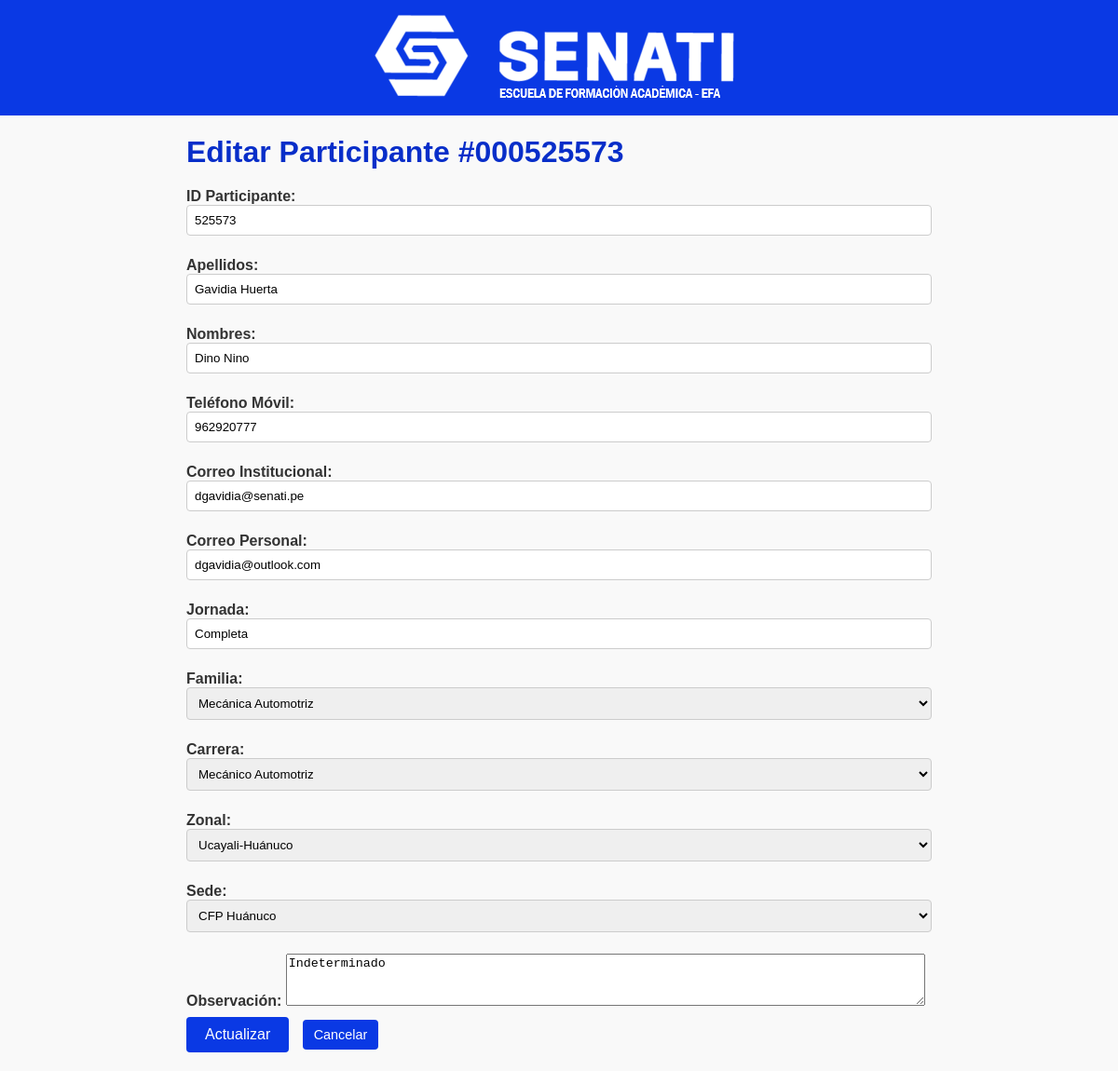
Page /participantes/edit.php?id=525573 on the committed database.
### tables this page shows
CREATE TABLE `participantes` (
  `id_participante` int(9) NOT NULL,
  `apellidos` varchar(100) NOT NULL,
  `nombres` varchar(100) NOT NULL,
  `movil` varchar(20) DEFAULT NULL,
  `correo_ins` varchar(150) DEFAULT NULL,
  `correo_per` varchar(150) DEFAULT NULL,
  `jornada` varchar(50) DEFAULT NULL,
  `id_carrera` int(11) NOT NULL,
  `id_zonal` int(11) NOT NULL,
  `id_sede` int(11) NOT NULL,
  `observacion` varchar(255) DEFAULT NULL
);

CREATE TABLE `carreras` (
  `id_carrera` int(11) NOT NULL,
  `nombre` varchar(100) NOT NULL,
  `id_familia` int(11) NOT NULL
);

CREATE TABLE `familias` (
  `id_familia` int(11) NOT NULL,
  `nombre` varchar(100) NOT NULL
);

CREATE TABLE `zonales` (
  `id_zonal` int(11) NOT NULL,
  `nombre` varchar(100) NOT NULL
);

### participantes/edit.php (the view, shortened to what this page needs)
<?php
require '../config/database.php';
$id = $_GET['id'] ?? '';
$stmt = $pdo->prepare('SELECT * FROM participantes WHERE id_participante = ?');
$stmt->execute([$id]);
$part = $stmt->fetch();
$id_participante = $part['id_participante'];
$apellidos       = $part['apellidos'];
$nombres         = $part['nombres'];
$movil           = $part['movil'];
$correo_ins      = $part['correo_ins'];
$correo_per      = $part['correo_per'];
$jornada         = $part['jornada'];
$id_carrera = $part['id_carrera'];
$stmtF = $pdo->prepare('SELECT id_familia FROM carreras WHERE id_carrera = ?');
$stmtF->execute([$id_carrera]);
$id_familia = $stmtF->fetchColumn();
$id_zonal     = $part['id_zonal'];
$observacion  = $part['observacion'];
$familias     = $pdo->query("SELECT id_familia, nombre FROM familias ORDER BY nombre")->fetchAll();
$zonales      = $pdo->query("SELECT id_zonal, nombre FROM zonales ORDER BY nombre")->fetchAll();
?>
<!DOCTYPE html>
<html lang="es">
<head>
  <link rel="stylesheet" href="../public/styles.css">
</head>
<body>
<header class="site-header">
  <img src="../pics/logos.png" alt="Logo institucional">
</header>
<div class="container">
  <h1>Editar Participante #<?= str_pad(htmlspecialchars($id_participante, ENT_QUOTES), 9, '0', STR_PAD_LEFT) ?></h1>
  <form method="post" id="form">
    <label>ID Participante:
      <input type="text" name="id_participante" value="<?= htmlspecialchars($id_participante, ENT_QUOTES) ?>" readonly>
    </label>
    <label>Apellidos:
      <input type="text" name="apellidos" value="<?= htmlspecialchars($apellidos, ENT_QUOTES) ?>">
    </label>
    <label>Nombres:
      <input type="text" name="nombres" value="<?= htmlspecialchars($nombres, ENT_QUOTES) ?>">
    </label>
    <label>Teléfono Móvil:
      <input type="text" name="movil" value="<?= htmlspecialchars($movil, ENT_QUOTES) ?>">
    </label>
    <label>Correo Institucional:
      <input type="text" name="correo_ins" value="<?= htmlspecialchars($correo_ins, ENT_QUOTES) ?>">
    </label>
    <label>Correo Personal:
      <input type="text" name="correo_per" value="<?= htmlspecialchars($correo_per, ENT_QUOTES) ?>">
    </label>
    <label>Jornada:
      <input type="text" name="jornada" value="<?= htmlspecialchars($jornada, ENT_QUOTES) ?>">
    </label>
    <label>Familia:
      <select id="id_familia" name="id_familia">
        <?php foreach ($familias as $f): ?>
          <option value="<?= $f['id_familia'] ?>" <?= ($f['id_familia'] == $id_familia) ? 'selected' : '' ?>>
            <?= htmlspecialchars($f['nombre'], ENT_QUOTES) ?>
          </option>
        <?php endforeach; ?>
      </select>
    </label>
    <label>Carrera:
      <select id="id_carrera" name="id_carrera">
        <option value="">-- Seleccione Carrera --</option>
      </select>
    </label>
    <label>Zonal:
      <select id="id_zonal" name="id_zonal">
        <?php foreach ($zonales as $z): ?>
          <option value="<?= $z['id_zonal'] ?>" <?= $z['id_zonal'] == $id_zonal ? 'selected' : '' ?>>
            <?= htmlspecialchars($z['nombre'], ENT_QUOTES) ?>
          </option>
        <?php endforeach; ?>
      </select>
    </label>
    <label>Sede:
      <select id="id_sede" name="id_sede">
        <option value="">-- Seleccione Sede --</option>
      </select>
    </label>
    <label>Observación:
      <textarea name="observacion" style="width:85%; height:50px;"><?= htmlspecialchars($observacion, ENT_QUOTES) ?></textarea>
    </label>
    <button type="submit">Actualizar</button>
    <a href="index.php" class="cancel-link">Cancelar</a>
  </form>
</div>

### public/styles.css (style rules this page uses)
:root { --primary-color: #0A39E4; --primary-dark: #082EC9; --primary-light: #3F6BF3; --text-color: #333333; --bg-color: #F9F9F9; }
body { margin: 0; font-family: Arial, sans-serif; background-color: var(--bg-color); color: var(--text-color); }
.site-header { background-color: var(--primary-color); padding: 10px 20px; text-align: center; }
.site-header img { width: 422px; height: 100px; object-fit: contain; }
.container { max-width: 800px; margin: 20px auto; padding: 0 15px; }
h1 { color: var(--primary-dark); margin-bottom: 20px; }
a { color: var(--primary-color); text-decoration: none; }
form label { display: block; margin-bottom: 8px; font-weight: bold; }
form input[type="text"], form input[type="number"], form input[type="date"], form select { width: 100%; padding: 8px; margin-bottom: 15px; border: 1px solid #CCCCCC; border-radius: 4px; box-sizing: border-box; }
button, input[type="submit"] { background-color: var(--primary-color); color: #FFFFFF; border: none; padding: 10px 20px; border-radius: 4px; cursor: pointer; font-size: 1rem; }
.cancel-link { margin-left: 10px; color: #FFFFFF; font-size: 0.9rem; background-color: var(--primary-color); border: none; padding: 8px 12px; border-radius: 4px; cursor: pointer; }

### rows in the picture
participantes: id_participante "000525573", id_participante "525573", apellidos "Gavidia Huerta", nombres "Dino Nino", movil "962920777", correo_ins "dgavidia@senati.pe", correo_per "dgavidia@outlook.com", jornada "Completa", id_zonal "Ucayali-Huánuco", observacion "Indeterminado"
carreras: id_familia "Mecánica Automotriz"
